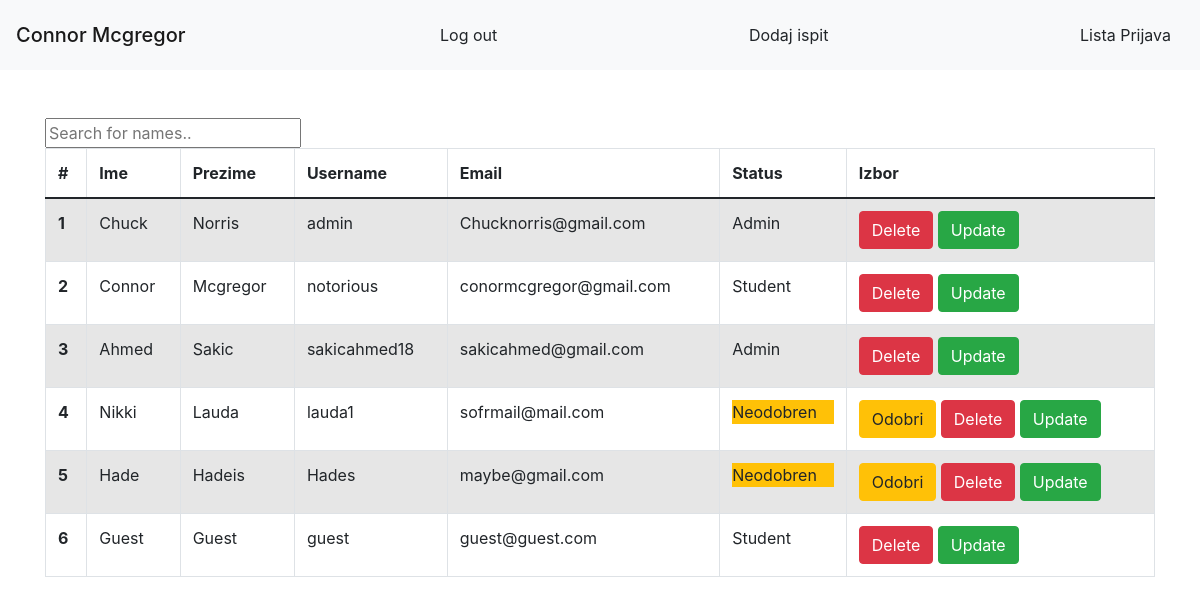
Page /PHPproject/admin.php?id=9 on the committed database.
### tables this page shows
CREATE TABLE `users` (
  `user_id` int(255) NOT NULL,
  `Ime` varchar(255) NOT NULL,
  `Prezime` varchar(255) NOT NULL,
  `Password` varchar(255) NOT NULL,
  `Username` varchar(255) NOT NULL,
  `Email` varchar(255) NOT NULL,
  `Administrator` int(1) NOT NULL
);

### PHPproject/getstudentname.php (called while the page is built, shortened)
<?php
$pom=$_GET['id'];
$sql1="SELECT Ime,Prezime FROM users WHERE user_id='$pom'";
$result1=mysqli_query($conn,$sql1);
while($row=mysqli_fetch_array($result1)){
  $pravoprezime=$row['Prezime'];
   $pravoime=$row['Ime'];
}
?>

### PHPproject/adminfunkcije.php (called while the page is built, shortened)
              <?php
              $sql="SELECT * FROM users";
   $result=mysqli_query($conn, $sql);
$increment=1;
         ?>

### PHPproject/admin.php (the view, shortened to what this page needs)
<!DOCTYPE html>
<?php require_once "includes/database.php" ?>
<?php require_once "adminfunkcije.php" ?>
<html lang="en">
<head>
     <link rel="stylesheet" href="css/bootstrap.min.css">
    <link rel="stylesheet" href="admin.css">
    <link rel="stylesheet" href="https://maxcdn.bootstrapcdn.com/bootstrap/4.5.2/css/bootstrap.min.css">
</head>
<body>
  <?php
    require_once "getstudentname.php"
    ?>
   <nav class="navbar navbar-light bg-light mb-5" style="height:70px;">
  <span class="navbar-brand mb-0 h1"><?php echo $pravoime; echo " "; echo $pravoprezime; ?></span>
  <a href="index.php" class="btn btn-light">Log out</a>
  <button type="button" class="btn btn-light" style="height:100%" onclick="hidetable()">Dodaj ispit</button>
  <button type="button" class="btn btn-light" style="height:100%" onclick="hideall()">Lista Prijava</button>
</nav>
   <div class="container">
       <div class="row">
           <div class="col-md-12">
             <div class="table-responsive" id="tabelastudenata">
              <input type="text" id="myInput" onkeyup="myFunction()" placeholder="Search for names.." title="Type in a name">
    <table id="myTable" class="table table-striped table-bordered ">
  <thead>
    <tr>
      <th scope="col">#</th>
      <th scope="col">Ime</th>
      <th scope="col">Prezime</th>
      <th scope="col">Username</th>
      <th scope="col">Email</th>
      <th scope="col">Status</th>
      <th scope="col">Izbor</th>
    </tr>
  </thead>
  <tbody>
   <?php while($row = mysqli_fetch_assoc($result)){   ?>
    <tr>
      <th><?php echo $increment; $increment++; ?></th>
      <td><?php echo $row['Ime'] ?></td>
      <td><?php echo $row['Prezime'] ?></td>
      <td><?php echo $row['Username'] ?></td>
      <td><?php echo $row['Email'] ?></td>
      <td><?php if($row['Administrator']==0){
    echo '<div class="bg-warning">Neodobren</div>';
}
else if($row['Administrator']==1){
    echo 'Admin';
}
    else{
        echo 'Student';
    }
      ?></td>
      <td><?php  if($row['Administrator']==0) echo "<a href='odobri.php?a={$row['Username']}' class='btn btn-warning'>Odobri</a>";
                                                               ?>
     <?php echo "<a href='delete.php?a={$row['Username']}' class='btn btn-danger'>Delete</a>"  ?>
     <?php echo "<a href='update.php?a={$row['Username']}' class='btn btn-success'>Update</a>"  ?>
                                                              </td>
    </tr>
   <?php }?>
  </tbody>
</table>
          </div>
           </div>
       </div>
   </div>
</body>
</html>

### rows in the picture
users: Ime "Connor", Prezime "Mcgregor", Username "notorious", Email "conormcgregor@gmail.com", Administrator "Student"
users: Ime "Chuck", Prezime "Norris", Username "admin", Email "Chucknorris@gmail.com", Administrator "Admin"
users: Ime "Ahmed", Prezime "Sakic", Username "sakicahmed18", Email "sakicahmed@gmail.com", Administrator "Admin"
users: Ime "Nikki", Prezime "Lauda", Username "lauda1", Email "sofrmail@mail.com", Administrator "Neodobren"
users: Ime "Hade", Prezime "Hadeis", Username "Hades", Email "maybe@gmail.com", Administrator "Neodobren"
users: Ime "Guest", Prezime "Guest", Username "guest", Email "guest@guest.com", Administrator "Student"
